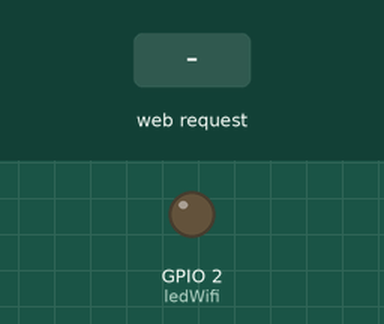
Simulated run of this sketch. Board: ESP8266 (NodeMCU). Parts: output pins drawn as LEDs (lit = HIGH). Inputs (shaded band) come from the test bench. WiFi joins after 1.5 s; servers stay silent unless stated; what the sketch prints to the serial monitor is not drawn.

Above: at 2.7 s.
2.8 s: HTTP request GET /off received
At 3.1 s:
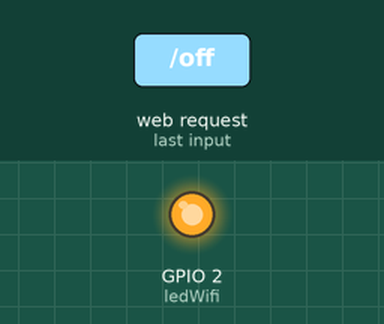
4.3 s: HTTP request GET /on received
At 5.5 s:
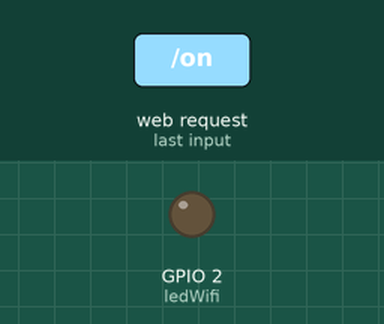
Timing chart, 0 to 7.3 s (numbered marks = the images above; inputs shaded):
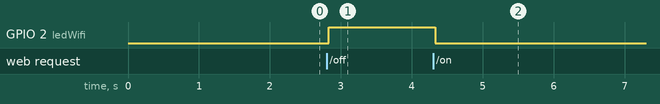

Measured:
- after the input at 2.8 s, GPIO 2 (ledWifi): LOW → HIGH at once
- after the input at 4.3 s, GPIO 2 (ledWifi): HIGH → LOW at once

The sketch:

LEDWiFi_WebTrigger.ino
```cpp
//Libraries
#include <ESP8266WiFi.h>

//definir rede
const char* ssid = "YOUR SSID";
const char* password = "YOUR PASS";

//WebServices Setup
int portServices = 80;
WiFiServer server(portServices);

//Interface
int ledWifi = 2;
int btnFlash = 0;

void setup() {
  //Serial Setup
  Serial.begin(9600);

  //Interface Setup
  pinMode(ledWifi, OUTPUT);
  pinMode(btnFlash,INPUT);

  // Connect to WiFi network
  WiFi.begin(ssid, password);
  while (WiFi.status() != WL_CONNECTED) {
    delay(50);
    Serial.print(".");
  }
  Serial.println();
  Serial.println("WiFi connected");

  // Start the server
  server.begin();
  Serial.println("Server started");
  Serial.println("Connecting to " + String(ssid));
  Serial.print("IP: ");
  Serial.print(WiFi.localIP());
  Serial.println(":" + String(portServices));
}

void loop() {
  WiFiClient client = server.available();
  if (!client) {
    return;
  }
  Serial.println("Waiting Clients");
  while(!client.available()){
    delay(1);
  }
  Serial.println("\r\nClient Availble");

  String req = client.readStringUntil('\r');
  Serial.println("Message from Requester");
  Serial.println(req);
  Serial.println("Message END");
  client.flush();

  String Page = "";

  Page += "HTTP/1.1 200 OK\r\n";
  Page += "Content-Type: text/html\r\n\r\n";

  Page += "<!DOCTYPE HTML>\r\n";
  Page += "<html lang='en'>";
  Page += "<head>";
  Page +=   "<meta name='viewport' content='width=device-width, initial-scale=1, user-scalable=no'/>";
  Page +=   "<title>ESP8266 Web Server</title>";
  Page +=   "<link rel='icon' href='https://metroui.org.ua/favicon.ico' type='image/x-icon'>";
  Page +=   "<link rel='stylesheet' href='https://cdn.metroui.org.ua/v4/css/metro-all.min.css'>";
  Page +=   "<link rel='stylesheet' href='https://cdn.metroui.org.ua/v4/css/schemes/darcula.css'>";
  Page += "</head>";
  Page += "<body>";
  Page +=   "<div class='container'>";
  Page +=     "<h1>ESP8266 Web Server</h1>";
  Page +=     "<h4>CTrigger Example</h4>";
  Page +=     "<p><a href='http://github.com/CTrigger' target='_blank'>Visit Me</a></p>";
  Page +=     "<p><a href='https://metroui.org.ua' target='_blank'>CSS Source</a></p>";
  Page +=     "<p>";
  Page +=       "LED - ";
  Page +=       "<a href=\"?led=on\" class='button bg-green'>ON</a>";
  Page +=       "<a href=\"?led=off\" class='button bg-red'>OFF</a>";
  Page +=     "</p>";
  Page +=   "</div>";
  Page += "</body>";
  Page += "</html>\r\n";

  client.println(Page);
  client.flush();

  if (req.indexOf("on") != -1){
    digitalWrite(ledWifi, LOW);
    Serial.println("Led On");
  }
  else if (req.indexOf("off") != -1){
    digitalWrite(ledWifi, HIGH);
    Serial.println("Led Off");
  }
  else {
    Serial.println("Action END");
  }
  Serial.println("Client Disonnected");
  Serial.println("==============================\r\n");
}
```
